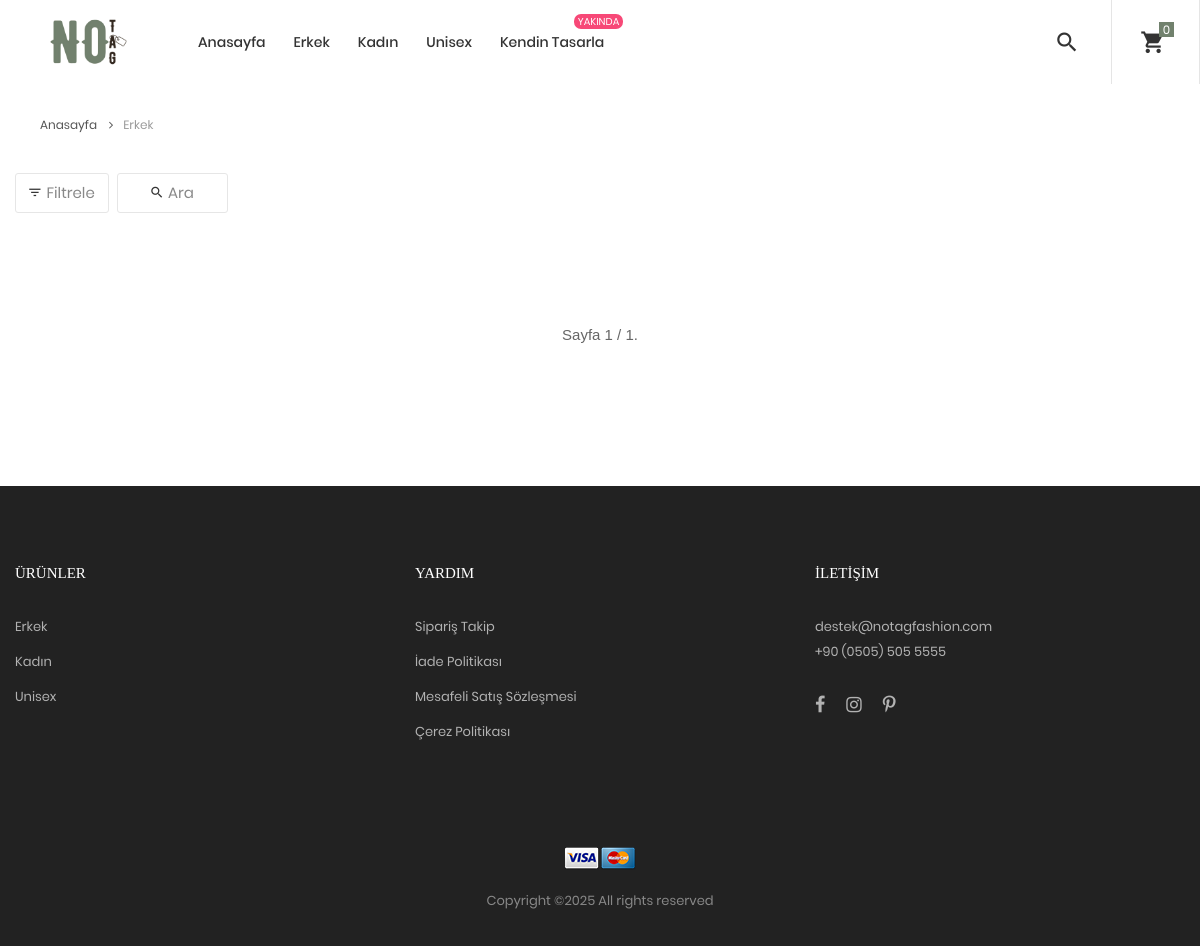
/kategori/erkek/esofman/ (signed in), run on the app's committed database.
### product/models.py (models this page shows, shortened)
class ParentCategory(models.Model):
    name = models.CharField(
        max_length=250,
        unique=True,
        verbose_name='Üst Kategori İsmi'
    )
    slug = models.SlugField(
        max_length=250,
        unique=True,
        verbose_name='Slug - Lütfen Burayı Değiştirmeyin-',
        blank=True
    )
    image = models.ImageField(
        upload_to = 'parentCategory',
        blank = True,
        verbose_name = 'Resim'
    )
    class Meta:
        ordering = ('name',)
        verbose_name = 'Üst Kategori'
        verbose_name_plural = 'Üst Kategoriler'

### page/views.py (the view)
# urls.py: path('kategori/<slug:parent_slug>/', allProdCat, name='parent_category'),
def allProdCat(request, parent_slug=None, category_slug=None):
    parent_category = None
    category = None
    if parent_slug:
        parent_category = get_object_or_404(ParentCategory, slug=parent_slug)
        if category_slug:
            category = get_object_or_404(Category, slug=category_slug, parent_categories=parent_category)
            products_list = Product.objects.filter(category=category, avaible=True)
        else:
            products_list = Product.objects.filter(category__parent_categories=parent_category, avaible=True)
    else:
        products_list = Product.objects.filter(avaible=True)
    paginator = Paginator(products_list, 8)
    page_number = request.GET.get('page', 1)
    try:
        products = paginator.page(page_number)
    except EmptyPage:
        products = paginator.page(paginator.num_pages)
    return render(request, 'category.html', {
        'parent_category': parent_category,
        'category': category,
        'products': products
    })

### ecommerce/context_data/nav_context.py (called while the page is built)
def menu_links(request):
    cart = None
    cart_items = []
    if request.user.is_authenticated:
        cart, created = Cart.objects.get_or_create(user=request.user)
    else:
        session_key = request.session.session_key
        if not session_key:
            request.session.create()
            session_key = request.session.session_key
        cart, created = Cart.objects.get_or_create(cart_id=session_key)
    if cart:
        cart_items = CartItem.objects.filter(cart=cart, active=True)
    return {
        'parent_categories': ParentCategory.objects.only('id', 'name'),
        'categories': Category.objects.only('id', 'name', 'parent_categories'),
        'cart': cart,
        'cart_items': cart_items,
    }

### templates/category.html (shortened to what this page needs)
{% extends 'base/base.html' %}
{% block content %}
{% load static %}
	<div class="container">
		<div class="bread-crumb flex-w p-l-25 p-r-15 p-t-30 p-lr-0-lg">
			<a href="{% url "home" %}" class="stext-109 cl8 hov-cl1 trans-04">
				Anasayfa
				<i class="fa fa-angle-right m-l-9 m-r-10" aria-hidden="true"></i>
			</a>
			<span class="stext-109 cl4">
				{{parent_category.name}}
			</span>
		</div>
	</div>
<div class="bg0 m-t-23 p-b-140">
    <div class="container">
        <div class="flex-w flex-sb-m p-b-52">
            <div class="flex-w flex-c-m m-tb-10">
                <div class="flex-c-m stext-106 cl6 size-104 bor4 pointer hov-btn3 trans-04 m-r-8 m-tb-4 js-show-filter">
                    <i class="icon-filter cl2 m-r-6 fs-15 trans-04 zmdi zmdi-filter-list"></i>
                    Filtrele
                </div>
                <div class="flex-c-m stext-106 cl6 size-105 bor4 pointer hov-btn3 trans-04 m-tb-4 js-show-search">
                    <i class="icon-search cl2 m-r-6 fs-15 trans-04 zmdi zmdi-search"></i>
                    Ara
                </div>
            </div>
        </div>
        <div class="flex-c-m flex-w w-full p-t-45">
            <div class="pagination">
                <span class="step-links">
                    <span class="current">
                        Sayfa {{ products.number }} / {{ products.paginator.num_pages }}.
                    </span>
                </span>
            </div>
        </div>
    </div>
</div>
{% endblock %}

### templates/base/components/nav.html (shortened to what this page needs)
{% load static %}
<body class="animsition">
	<header class="header-v2">
		<div class="container-menu-desktop trans-03">
			<div class="wrap-menu-desktop">
				<nav class="limiter-menu-desktop p-l-45">
					<a href="{% url "home" %}" class="logo">
						<img  src={% static "images/logo.png" %} alt="oneTAG-LOGO">
					</a>
					<div class="menu-desktop">
						<ul class="main-menu">
							<li class='active'>
								<a href="{% url "home" %}">Anasayfa</a>
							</li>
								{% for parent_category in parent_categories %}
												<li>
													<a href="#">{{parent_category.name}}</a>
												</li>
								{% endfor %}
							<li class="label1" data-label1="yakında">
								<a href="#">Kendin Tasarla</a>
							</li>
						</ul>
					</div>
					<div class="wrap-icon-header flex-w flex-r-m h-full">
						<div class="flex-c-m h-full p-r-24">
							<div class="icon-header-item cl2 hov-cl1 trans-04 p-lr-11 js-show-modal-search">
								<i class="zmdi zmdi-search"></i>
							</div>
						</div>
						<div class="flex-c-m h-full p-l-18 p-r-25 bor5">
							<div class="icon-header-item cl2 hov-cl1 trans-04 p-lr-11 icon-header-noti js-show-cart" data-notify="{{ cart_items|length }} ">
								<i class="zmdi zmdi-shopping-cart"></i>
							</div>
						</div>
						</div>
					</div>
			</div>
	</header>

### templates/base/components/footer.html (shortened to what this page needs)
{% load static %}
<footer class="bg3 p-t-75 p-b-32">
  <div class="container">
    <div class="row">
      <div class="col-sm-6 col-lg-4 p-b-50">
        <h4 class="stext-301 cl0 p-b-30">
          Ürünler
        </h4>
        <ul>
          {% for category in parent_categories %}
          <li class="p-b-10">
            <a href="#" class="stext-107 cl7 hov-cl1 trans-04">
              {{category.name}}
            </a>
          </li>
          {% endfor %}
        </ul>
      </div>
      <div class="col-sm-6 col-lg-4 p-b-50">
        <h4 class="stext-301 cl0 p-b-30">
          Yardım
        </h4>
        <ul>
          <li class="p-b-10">
            <a href="#" class="stext-107 cl7 hov-cl1 trans-04">
              Sipariş Takip
            </a>
          </li>
          <li class="p-b-10">
            <a href="#" class="stext-107 cl7 hov-cl1 trans-04">
              İade Politikası
            </a>
          </li>
          <li class="p-b-10">
            <a href="#" class="stext-107 cl7 hov-cl1 trans-04">
              Mesafeli Satış Sözleşmesi
            </a>
          </li>
          <li class="p-b-10">
            <a href="#" class="stext-107 cl7 hov-cl1 trans-04">
              Çerez Politikası
            </a>
          </li>
        </ul>
      </div>
      <div class="col-sm-6 col-lg-4 p-b-50">
        <h4 class="stext-301 cl0 p-b-30">
          İletişim
        </h4>
        <p class="stext-107 cl7 size-201">
          destek@notagfashion.com
        </p>
        <p class="stext-107 cl7 size-201">
          +90 (0505) 505 5555
        </p>
        <div class="p-t-27">
          <a href="#" class="fs-18 cl7 hov-cl1 trans-04 m-r-16">
            <i class="fa fa-facebook"></i>
          </a>
          <a href="#" class="fs-18 cl7 hov-cl1 trans-04 m-r-16">
            <i class="fa fa-instagram"></i>
          </a>
          <a href="#" class="fs-18 cl7 hov-cl1 trans-04 m-r-16">
            <i class="fa fa-pinterest-p"></i>
          </a>
        </div>
      </div>
    </div>
    <div class="p-t-40">
      <div class="flex-c-m flex-w p-b-18">
        <a href="#" class="m-all-1">
          <img src={% static "images/icons/icon-pay-02.png" %} alt="ICON-PAY">
        </a>
        <a href="#" class="m-all-1">
          <img src={% static "images/icons/icon-pay-03.png" %} alt="ICON-PAY">
        </a>
      </div>
      <p class="stext-107 cl6 txt-center">
Copyright &copy;<script>document.write(new Date().getFullYear());</script> All rights reserved
      </p>
    </div>
  </div>
</footer>
</body>
</html>

### static/css/main.css (style rules this page uses)
.container { max-width: 1380px; }
@media (max-width: 1600px) { .container { max-width: 1200px; } }
.container-menu-desktop { height: auto; width: 100%; position: relative; -webkit-transition: all 0.3s; -o-transition: all 0.3s; -moz-transition: all 0.3s; transition: all 0.3s; }
.header-v2 .container-menu-desktop { height: 84px; }
.wrap-menu-desktop { position: fixed; z-index: 1100; background-color: transparent; width: 100%; height: 84px; top: 40px; left: 0px; -webkit-transition: height 0.3s, background-color 0.3s; -o-transition: height 0.3s, background-color 0.3s; -moz-transition: height 0.3s, background-color 0.3s; transition: height 0.3s, background-color 0.3s; }
.header-v2 .wrap-menu-desktop { background-color: #fff; top: 0; }
.limiter-menu-desktop { height: 100%; display: -webkit-box; display: -webkit-flex; display: -moz-box; display: -ms-flexbox; display: flex; align-items: center; background-color: transparent; }
.logo { display: -webkit-box; display: -webkit-flex; display: -moz-box; display: -ms-flexbox; display: flex; align-items: center; height: 100%; margin-right: 55px; }
.logo img { max-width: 100%; max-height: 100%; }
.menu-desktop { display: -webkit-box; display: -webkit-flex; display: -moz-box; display: -ms-flexbox; display: flex; align-items: center; height: 100%; }
.main-menu { list-style-type: none; margin: 0; display: -webkit-box; display: -webkit-flex; display: -moz-box; display: -ms-flexbox; display: flex; align-items: center; }
.main-menu > li { display: block; position: relative; padding: 20px 10px 20px 0px; margin: 0px 4px 0px 14px; }
.main-menu > li > a { font-family: Poppins-Medium; font-size: 14px; color: #333; padding: 5px 0px; transition: all 0.4s; -webkit-transition: all 0.4s; -o-transition: all 0.4s; -moz-transition: all 0.4s; }
.wrap-icon-header { flex-grow: 1; }
.icon-header-item { position: relative; font-size: 26px; line-height: 1; cursor: pointer; }
.icon-header-noti::after { content: attr(data-notify); font-family: Poppins-Regular; font-size: 12px; color: #fff; line-height: 15px; text-align: center; display: block; position: absolute; top: -7px; right: 0; min-width: 15px; height: 15px; padding: 0 3px; background-color: #71816d; }
.cl0 { color: #fff; }
.cl2 { color: #333; }
.cl4 { color: #999; }
.cl6 { color: #888; }
.cl7 { color: #b2b2b2; }
.cl8 { color: #555; }
.stext-106 { font-family: Poppins-Regular; font-size: 15px; line-height: 1.2; }
.stext-107 { font-family: Poppins-Regular; font-size: 13px; line-height: 1.923; }
.stext-109 { font-family: Poppins-Regular; font-size: 12px; line-height: 1.833333; }
.stext-301 { font-family: Montserrat-Bold; font-size: 15px; line-height: 1.6; text-transform: uppercase; }
.size-104 { min-width: 94px; height: 40px; }
.size-105 { min-width: 111px; height: 40px; }
.size-201 { max-width: 270px; }
.bg0 { background-color: #fff; }
.bg3 { background-color: #222; }
.bor4 { border: 1px solid #e6e6e6; border-radius: 3px; }
.bor5 { border-left: 1px solid #e5e5e5; border-right: 1px solid #e5e5e5; }
.label1 { position: relative; }
.label1::after { content: attr(data-label1); font-family: Poppins-Regular; font-size: 10px; line-height: 15px; color: #fff; text-transform: uppercase; text-align: center; display: block; position: absolute; top: 3px; right: -9px; height: 15px; min-width: 32px; border-radius: 7px; padding: 0 4px; background-color: #f74877; }

### data on the page
ParentCategory: name "Erkek"
ParentCategory: name "Kadın"
ParentCategory: name "Unisex"

### other printed values
{{ products.number }} "1"
{{ products.paginator.num_pages }} "1"
